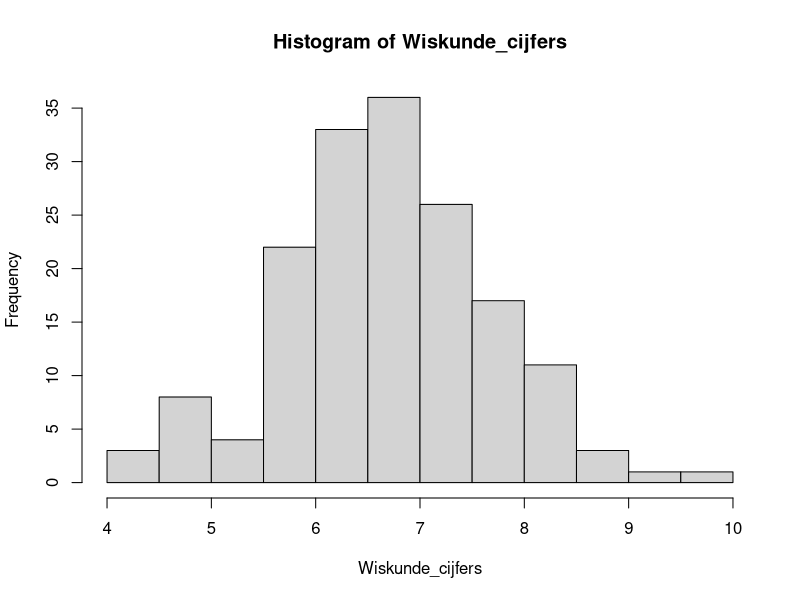

Generate this figure with R:
## ---- chunk 1
knitr::opts_chunk$set(echo = TRUE)
## ---- chunk 2
## inladen packages

## aanmaken dummydata
set.seed(95)

level1_cijfers <- c(4, 4.5, 5.0, 5.5, 6.0, 6.5, 7.0, 7.5, 8.0, 8.5, 9.0, 9.5, 10)
level2_cijfers <- c(5.0, 5.5, 6.0, 6.5, 7.0, 7.5, 8.0, 8.5, 9.0)
level3_cijfers <- c(6.0, 6.5, 7.0, 7.5, 8.0, 8.5)
level4_cijfers <- c(6.5, 7.0, 7.5)

Wiskundecijfers_level1 <- sample(level1_cijfers, 15, replace = TRUE)
Wiskunde_cijfers_level2 <- sample(level2_cijfers, 40, replace=TRUE)
Wiskunde_cijfers_level3 <- sample(level3_cijfers, 60, replace=TRUE)
Wiskunde_cijfers_level4 <- sample(level4_cijfers, 50, replace=TRUE)
Wiskunde_cijfers_level2_tot_level4 = c(Wiskunde_cijfers_level2,
                                      Wiskunde_cijfers_level3,
                                      Wiskunde_cijfers_level4)

Wiskunde_cijfers <- append(Wiskundecijfers_level1, Wiskunde_cijfers_level2_tot_level4)
## ---- chunk 3
hist(Wiskunde_cijfers)
## ---- chunk 4
x <-rnorm(230)
ks.test(Wiskunde_cijfers, x)
## ---- chunk 5
shapiro.test(Wiskunde_cijfers)
## ---- chunk 6
t.test(Wiskunde_cijfers, mu = 6.9) # testen of het gemiddelde van onze studenten afwijkt van het landelijk gemiddelde (6.9)
